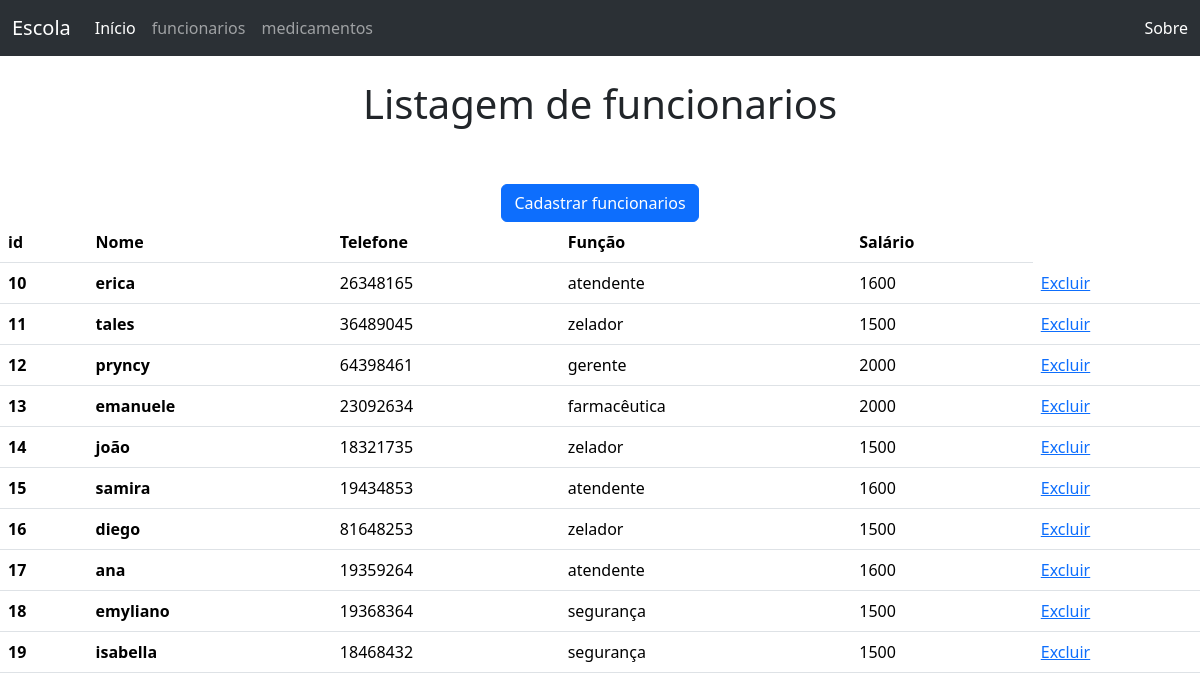
/funcionarios.php, run on the app's committed database.
### tables this page shows
CREATE TABLE `funcionarios` (
  `id` int(255) NOT NULL,
  `nome` varchar(100) NOT NULL,
  `funcao` varchar(100) NOT NULL,
  `telefone` varchar(100) NOT NULL,
  `salario` int(255) NOT NULL
);

### funcionarios.php (the view, shortened to what this page needs)
<!DOCTYPE html>
<html lang="en">
<head>
    <link href="https://cdn.jsdelivr.net/npm/bootstrap@5.3.2/dist/css/bootstrap.min.css" rel="stylesheet">
</head>
<body>
    <nav class="navbar navbar-expand-lg bg-body-tertiary" data-bs-theme="dark">
        <div class="container-fluid">
            <a class="navbar-brand" href="#">Escola</a>
            <div class="collapse navbar-collapse" id="navbarText">
            <ul class="navbar-nav me-auto mb-2 mb-lg-0">
                <li class="nav-item">
                    <a class="nav-link active" aria-current="page" href="index.php">Início</a>
                </li>
                <li class="nav-item">
                    <a class="nav-link" href="funcionarios.php">funcionarios</a>
                </li>
                <li class="nav-item">
                    <a class="nav-link" href="medicamentos.php">medicamentos</a>
                </li>
            </ul>
            <span class="navbar-text">
                <a class="nav-link" href="sobre.php">Sobre</a>
            </span>
            </div>
        </div>
    </nav>
    <center>
        <br>
        <h1>Listagem de funcionarios</h1>
        <br>
        <br>
        <a href="funcionarios_formulario.php" class="btn btn-primary" role="button">Cadastrar funcionarios</a>
    </center>
    <?php
    $servidor = "localhost";
    $usuario = "root";
    $senha = "";
    $banco = "farmacia";
    $conn = new mysqli($servidor, $usuario, $senha, $banco);
    $consulta = "SELECT * FROM `funcionarios`";
    $result = $conn->query($consulta);
    if ($result->num_rows > 0) {
?>
    <table class="table">
        <thead>
            <tr>
                <th scope="col">id</th>
                <th scope="col">Nome</th>
                <th scope="col">Telefone</th>
                <th scope="col">Função</th>
                <th scope="col">Salário</th>
            </tr>
        </thead>
        <tbody>
<?php
        while($row = $result->fetch_assoc()) {
            echo "<tr>";
            echo "<th scope=\"row\">". $row["id"] ."</th>";
            echo "<th scope=\"row\">". $row["nome"] ."</th>";
            echo "<td>". $row["telefone"] ."</td>";
            echo "<td>". $row["funcao"] ."</td>";
            echo "<td>". $row["salario"] ."</td>";
            echo "<td><a href=\"funcionarios_exclui.php?id=". $row["nome"] ."\">Excluir</a></td>";
            echo "</tr>";
        }
?>
        </tbody>
    </table>
<?php
    } else {
        echo "0 itens";
    }
    ?>
</body>
</html>

### data on the page
funcionarios: id "10", nome "erica", telefone "26348165", funcao "atendente", salario "1600"
funcionarios: id "11", nome "tales", telefone "36489045", funcao "zelador", salario "1500"
funcionarios: id "12", nome "pryncy", telefone "64398461", funcao "gerente", salario "2000"
funcionarios: id "13", nome "emanuele", telefone "23092634", funcao "farmacêutica", salario "2000"
funcionarios: id "14", nome "joão", telefone "18321735", funcao "zelador", salario "1500"
funcionarios: id "15", nome "samira", telefone "19434853", funcao "atendente", salario "1600"
funcionarios: id "16", nome "diego", telefone "81648253", funcao "zelador", salario "1500"
funcionarios: id "17", nome "ana", telefone "19359264", funcao "atendente", salario "1600"
funcionarios: id "18", nome "emyliano", telefone "19368364", funcao "segurança", salario "1500"
funcionarios: id "19", nome "isabella", telefone "18468432", funcao "segurança", salario "1500"
